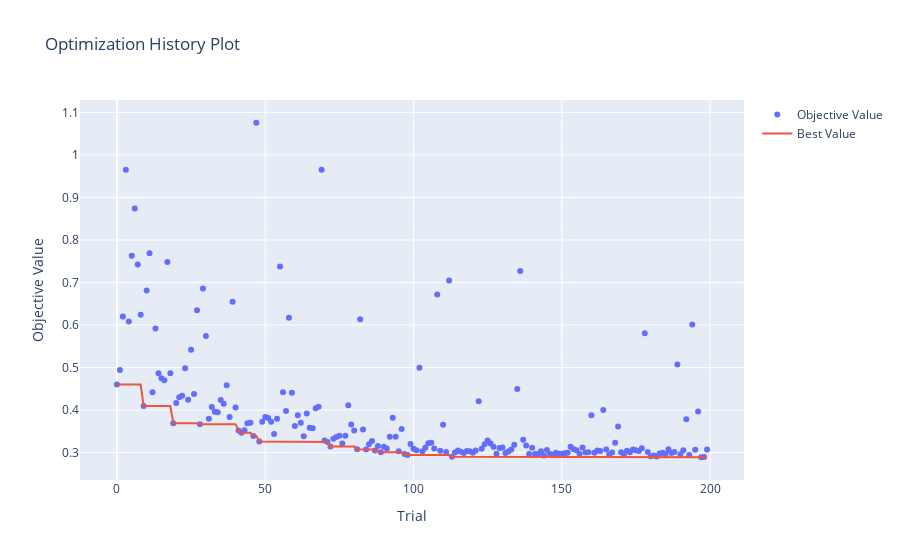

Notebook code cell kept with this figure:
### Code cell
# targets = []
# for res in optimizer.res:
#     target = res['target']
#     targets.append(float(target))

# plt.plot(targets)

# plt.xlabel("Optimizer Steps")
# plt.ylabel("MSE loss")
# plt.title("Optimizer loss over steps")

# plt.show()

optuna.visualization.plot_optimization_history(study)

### Figure 1 — Plotly figure (JSON) as saved in the notebook; plotly's stock layout.template omitted (floating-point values rounded to 4 significant figures; data arrays with more than 128 entries replaced by an {"elided": "..."} marker saying what was removed)
{"data": [{"mode": "markers", "name": "Objective Value", "type": "scatter", "x": {"elided": "200 int values"}, "y": {"elided": "200 float values"}}, {"mode": "lines", "name": "Best Value", "type": "scatter", "x": {"elided": "200 int values"}, "y": {"elided": "200 float values"}}, {"marker": {"color": "#cccccc"}, "mode": "markers", "name": "Infeasible Trial", "showlegend": false, "type": "scatter", "x": [], "y": []}], "layout": {"title": {"text": "Optimization History Plot"}, "xaxis": {"title": {"text": "Trial"}}, "yaxis": {"title": {"text": "Objective Value"}}}}
